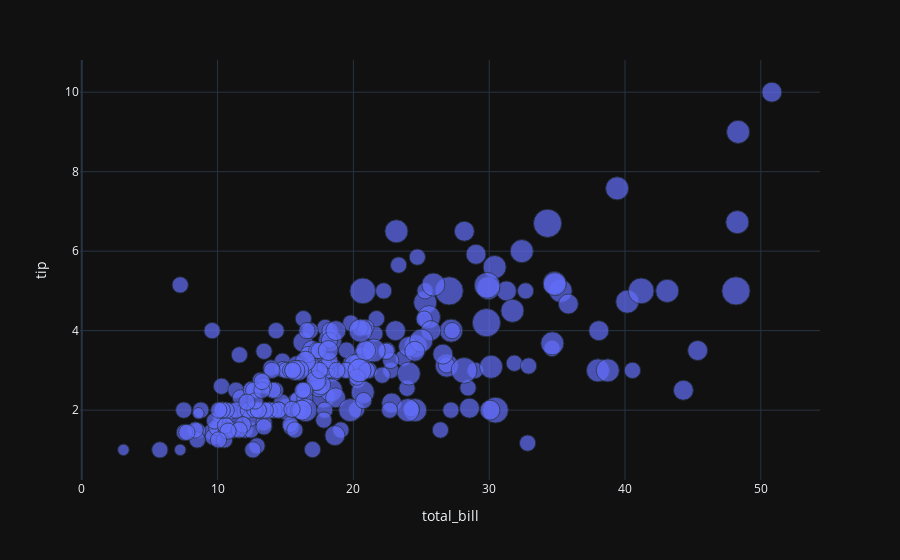

Source (notebook cell):
### Code cell
#relation of numerical data
px.scatter(tips,x='total_bill',y='tip',size='size',template='plotly_dark')

### Figure 1 — Plotly figure (JSON) as saved in the notebook; plotly's stock layout.template omitted (floating-point values rounded to 4 significant figures; data arrays with more than 128 entries replaced by an {"elided": "..."} marker saying what was removed)
{"data": [{"hovertemplate": "total_bill=%{x}<br>tip=%{y}<br>size=%{marker.size}<extra></extra>", "legendgroup": "", "marker": {"color": "#636efa", "size": {"elided": "244 int values"}, "sizemode": "area", "sizeref": 0.015, "symbol": "circle"}, "mode": "markers", "name": "", "orientation": "v", "showlegend": false, "type": "scatter", "x": {"elided": "244 float values"}, "xaxis": "x", "y": {"elided": "244 float values"}, "yaxis": "y"}], "layout": {"legend": {"itemsizing": "constant", "tracegroupgap": 0}, "margin": {"t": 60}, "xaxis": {"anchor": "y", "domain": [0, 1], "title": {"text": "total_bill"}}, "yaxis": {"anchor": "x", "domain": [0, 1], "title": {"text": "tip"}}}}
